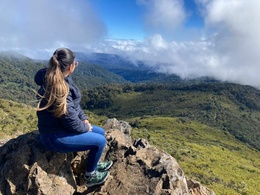
%> input picture Numerical Experiment 2/source_image.jpg, 260 x 195 px, shrunk from 800 x 600 before the run
$ octave numerical_example_2.m   (GNU Octave 9; MATLAB toolbox functions it lacks are replaced by stand-ins)
%> lines starting %> are read from the running program, lines starting %| are printed output that depends on the picture
### Numerical Experiment 2/tpinv.m
function Xp=tpinv(X)

    % Xp=tpinv(X) computes the tensor pseudoinverse of third-order tensor X
    %
    % Input:
    %       X       -   m*n*p tensor
    % Ouput:
    %       Y       -   n*m*p tensor Y=tensor pseudoinverse of X
    %
    % References:
    % Jin, H., Bai, M., Benítez, J., & Liu, X. (2017).
    % The generalized inverses of tensors and an application to linear models.
    % Computers & Mathematics with Applications, 74(3), 385-397.
    %
    % Written by Pablo Soto-Quiros (jusoto@tec.ac.cr)

    [m,n,s]=size(X);
    A=fft(X,[],3);
    B=zeros(n,m,s);
    for j=1:s
        B(:,:,j)=pinv(A(:,:,j));
    end
    Xp=ifft(B,[],3);

end

### Numerical Experiment 2/tprod.m
function C = tprod(A,B)

    [m1,~,p]=size(A);
    n2=size(B,2);
    At=fft(A,[],3);
    Bt=fft(B,[],3);
    Ct=zeros(m1,n2,p);
    for i=1:p
        Ct(:,:,i)=At(:,:,i)*Bt(:,:,i);
    end
    C=ifft(Ct,[],3);

end

### Numerical Experiment 2/tFrobNorm.m
function x=tFrobNorm(A)

    s=size(A,3);
    x=0;
    for k=1:s
        x=x+norm(A(:,:,k),'fro')^2;
    end
    x=sqrt(x);

end

### Numerical Experiment 2/tCTranspose.m
function Y=tCTranspose(X)

    [m,n,s]=size(X);
    Y=zeros(n,m,s);
    Y(:,:,1)=(X(:,:,1))';

    for k=2:s
        Y(:,:,k)=(X(:,:,s-k+2))';
    end

end

### Numerical Experiment 2/tNorm2.m
function maxi=tNorm2(A)

    p=size(A,3);
    maxi=-1;
    At=fft(A,[],3);
    for k=1:p
        Sk=svd(At(:,:,k));
        SkMax=max(Sk);
        if SkMax>maxi
            maxi=SkMax;
        end
    end

end

### Numerical Experiment 1/tEye.m
function I=tEye(m,s)

    I=zeros(m,m,s);
    I(:,:,1)=eye(m);

end

### Numerical Experiment 2/numerical_example_2.m
% Numerical Experiment 2

% Reference:
%   Paper   = Convergence analysis of iterative methods for computing the
%             T-pseudoinverse of complete full-rank third-order tensors
%             based on the T-product. (Submitted paper - 2023)
%   Authors = Soto-Quiros, Pablo

clc; clear; close all

%%% Part 1: Load source and noisy image %%%

% Load source image
A=im2double(imread('source_image.jpg'));
subplot(1,4,1)
imshow(A)
title('Source Image')
% Load nosiy image
B=im2double(imread('noisy_image.jpg'));
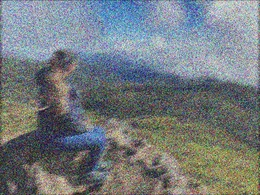
%> input picture Numerical Experiment 2/noisy_image.jpg, 260 x 195 px, shrunk from 800 x 600 before the run
subplot(1,4,2)
imshow(B)
title('Noisy image')


%%% Part 2: Clean noisy image using t-pseudoinverse

[m,n,p]=size(A);
%> m = 195; n = 260; p = 3

% Compute t-pseudoinverse using TPINV
Bp=tpinv(B);

% Reconstruction of image
F1=tprod(A,Bp);
A_rec1=tprod(F1,B);
%> in tprod (call 2), `C=ifft(Ct,[],3);`:
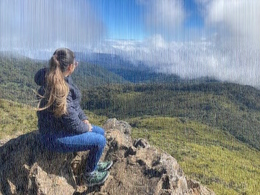
%> C: size 195x260x3 double; mean R, G, B 0.434, 0.475, 0.506; mean of the top-left, top-right, bottom-left and bottom-right quarters 0.56, 0.629, 0.307, 0.393; drawn with min black and max white
errorTPINV=(1/(m*n*p))*tFrobNorm(A-A_rec1)^2;
%> the loop in tFrobNorm, `for k=1:s` made 3 passes
%> x on passes 1 to 3: 67.39, 134, 200.1
%> in tFrobNorm, `x=sqrt(x);`: x = 14.15
%> errorTPINV = 0.00132
subplot(1,4,3)
imshow(im2uint8(A_rec1))
title('Reconstruction with TPINV')
xlabel(['MSE = ',num2str(errorTPINV)])

%%% Part 2: Clean noisy image using iterative method

% Compute t-pseudoinverse using iterative method

iterMax=1000; tol=1e-1;
Bt=tCTranspose(B);
%> after the loop in tCTranspose, `for k=2:s`:
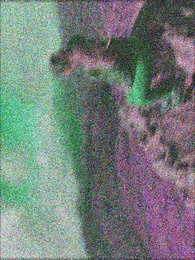
%> Y: size 260x195x3 double; mean R, G, B 0.457, 0.497, 0.483
BBt=tprod(B,Bt);
%> in tprod (call 3), `C=ifft(Ct,[],3);`:
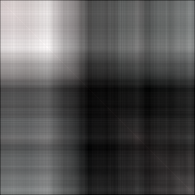
%> C: size 195x195x3 double; mean R, G, B 180.1, 179.4, 179.4; drawn with min black and max white
alpha=tNorm2(BBt);
%> the loop in tNorm2, `for k=1:p` made 3 passes
%> (SkMax, maxi) on pass 1: (110089.4, 110089.4)
%> SkMax on passes 2 to 3: 475.6, 475.6
%> alpha = 110089.4
X=(1/alpha^2)*BBt;
I=tEye(m,p);
er=[];

for k=1:iterMax
    P1=tprod(BBt,X);
    P2=tprod(P1,P1);
    X=tprod(X,3*I-3*P1+P2);
    Sp=tprod(Bt,X);

    %Compute Error
    e1=tNorm2(tprod(tprod(B,Sp),B)-B);

    disp(['Iteration = ', num2str(k), ' and error = ', num2str(e1)]);

    er=[er e1];
    if e1<tol
        break
    end
end
%> this loop made 28 passes
%> e1 on passes 11 to 22: 8.9, 6.68, 5.14, 3.91, 2.97, 2.26, 1.71, 1.3, 0.99, 0.752, 0.571, 0.434
%> (e1, er) on passes 1 to 6: (30.41, 30.41), (30.39, [30.41 30.39]), (30.35, [30.41 30.39 30.35]), (30.24, [30.41 30.39 30.35 30.24]), (29.9, [30.41 30.39 30.35 30.24 29.9]), (28.89, [30.41 30.39 30.35 30.24 29.9 28.89])
%| Iteration = 1 and error = 30.4063
%| Iteration = 2 and error = 30.3934
%| Iteration = 3 and error = 30.3549
%| Iteration = 4 and error = 30.2394
%| Iteration = 5 and error = 29.8955
%| Iteration = 6 and error = 28.8873
%| Iteration = 7 and error = 26.0621
%| Iteration = 8 and error = 20.302
%> (further printed lines are left out)
%> pass 1, `Sp=tprod(Bt,X);`:
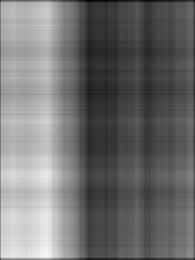
%> Sp: size 260x195x3 double; mean R, G, B 4.35e-06, 4.35e-06, 4.35e-06; drawn with min black and max white
%> after the loop:
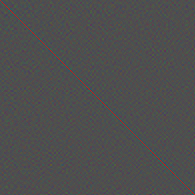
%> X: size 195x195x3 double; mean R, G, B 0.00104, -0.000504, -0.000504; drawn with min black and max white
%> after the loop, er = 28 values, max 30.41 at index 1, min 0.0734 at index 28, mean 10.36

% Reconstruction of image
F2=tprod(A,Sp);
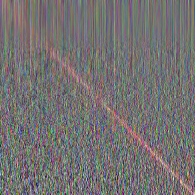
%> F2: size 195x195x3 double; mean R, G, B 0.00684, -0.000415, -0.000636; drawn with min black and max white
A_rec2=tprod(F2,B);
errorITERATIVE=(1/(m*n*p))*tFrobNorm(A-A_rec2)^2;
%> the loop in tFrobNorm (call 2), `for k=1:s` made 3 passes
%> x on passes 1 to 3: 70.18, 139.6, 207.4
%> errorITERATIVE = 0.00136
subplot(1,4,4)
imshow(im2uint8(A_rec2))
title('Reconstruction with Iterative Method')
xlabel(['MSE = ',num2str(errorITERATIVE)])
